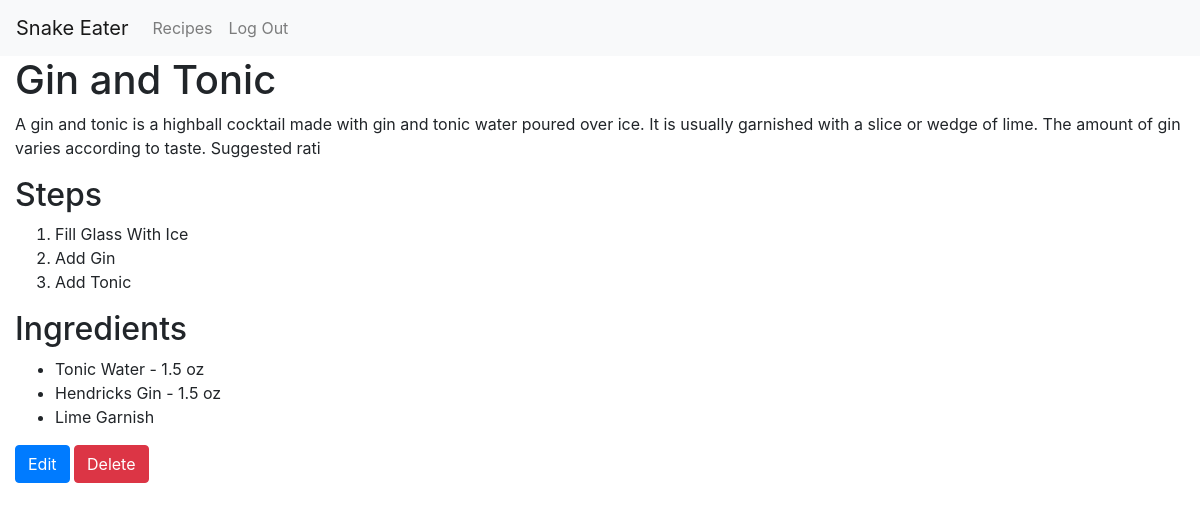
The app's page /recipes/7/ (signed in) with its own data.
### recipes/models.py (models this page shows, shortened)
class Recipe (models.Model):
    name = models.CharField(max_length=100)
    description = models.CharField(max_length=200)
    creator = models.ForeignKey(User, on_delete=models.CASCADE)
    pub_date = models.DateField("Date Created", default=datetime.date.today)
    steps = models.CharField(max_length=200)
    ingredients = models.ManyToManyField(
        Ingredient, through='RecipeIngredient')
    def __str__(self):
        return self.name
    def stepsAsList(self):
        return [x.strip() for x in self.steps.split(',')]

class RecipeIngredient (models.Model):
    recipe = models.ForeignKey(Recipe, on_delete=models.CASCADE)
    ingredient = models.ForeignKey(Ingredient, on_delete=models.CASCADE)
    oz = models.FloatField(null=True, blank=True)
    def __str__(self):
        if(self.oz):
            return self.ingredient.name.title() + " " + self.ingredient.ingredientType.name.title() + "  - " + str(self.oz) + " oz "
        else:
            return self.ingredient.name.title() + " " + self.ingredient.ingredientType.name.title()

class Ingredient (models.Model):
    name = models.CharField(max_length=100)
    ingredientType = models.ForeignKey(
        IngredientType, on_delete=models.CASCADE)

class IngredientType (models.Model):
    name = models.CharField(max_length=100)

### recipes/views.py (the view)
# urls.py: path('<int:pk>/', views.DetailView.as_view(), name='detail'),
class DetailView(generic.DetailView):
    model = Recipe
    template_name = 'recipes/detail.html'

### recipes/templates/recipes/detail.html
{% extends 'recipes/base.html' %} {% block content %}
<h1>{{ recipe }}</h1>
<p>{{recipe.description}}</p>
<h2>Steps</h2>
<ol>
    {% for step in recipe.stepsAsList %}
    <li>{{ step | title }}</li>
    {% endfor %}
</ol>
{% if recipe.recipeingredient_set.all%}
<h2>Ingredients</h2>
<ul>
    {% for i in recipe.recipeingredient_set.all %}
    <li>{{i}}</li>
    {% endfor %}
</ul>
{% endif %} {% if user.is_authenticated %}
<a href="{% url 'recipes:update' recipe.id%}">
    <button type="button" class="btn btn-primary">
        Edit
    </button>
</a>
<a href="{% url 'recipes:delete' recipe.id%}">
    <button type="button" class="btn btn-danger">
        Delete
    </button>
</a>
{% endif %} {% endblock %}

### records on screen
Recipe: name "Gin and Tonic", description "A gin and tonic is a highball cocktail made with gin and tonic water poured over ice. It is usually garnished with a slice or wedge of lime. The amount of gin varies according to taste. Suggested rati"
RecipeIngredient: oz+ingredient "Tonic Water - 1.5 oz"
RecipeIngredient: oz+ingredient "Hendricks Gin - 1.5 oz"
RecipeIngredient: oz+ingredient "Lime Garnish"

### other values on screen
{{ step | title }} "Fill Glass With Ice" "Add Gin" "Add Tonic"
